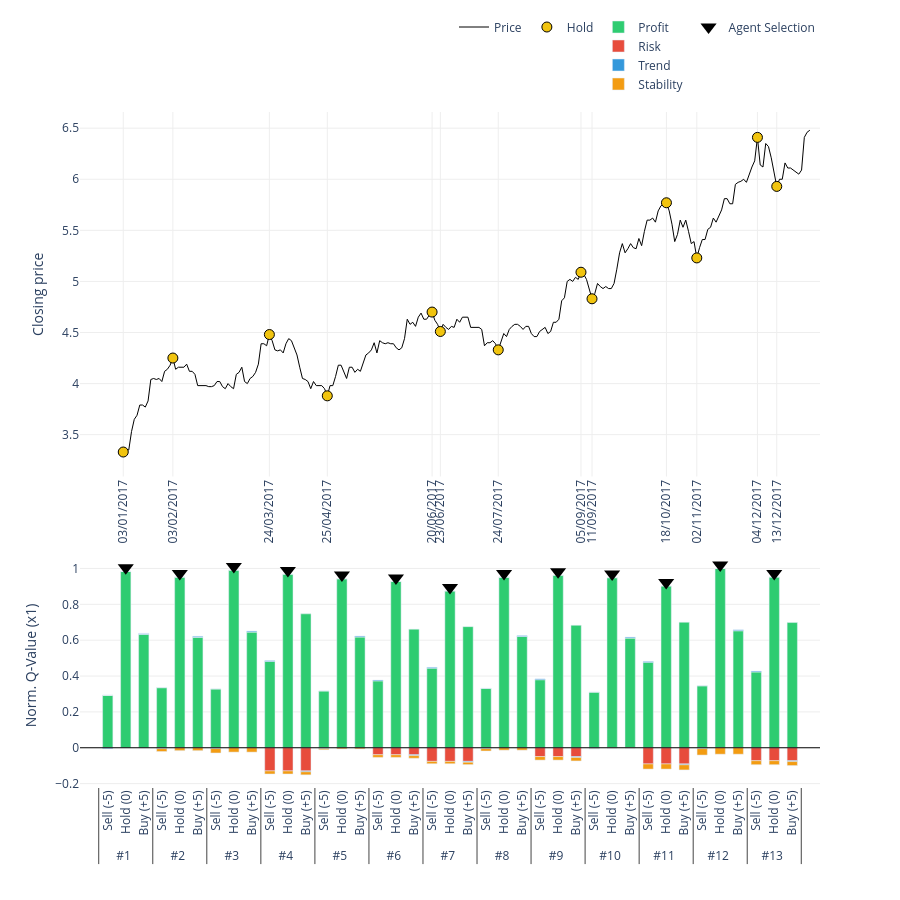

Notebook cell for this chart:
### Code cell
# Xuất biểu đồ cho agent ACB ra file PNG
fig_acb = plot_agent_reasoning_minimalist(
    ticker='ACB',
    df_price=df_processed_test_ACB,
    actions=actions_ACB,
    q_history=q_values_history_ACB,
    critical_indices=index_list_ACB,
    scale=1
)

# Lưu file PNG
output_path_acb = 'D:\\nckh\\SARSA_FinancialRL\\SARSA_FinancialRL\\Graph+Pic\\RDX_ACB_2013_2017.png'
fig_acb.write_image(output_path_acb, format='png', width=1400, height=900, scale=1)
print(f"✓ Đã xuất hình ảnh ACB tại: {output_path_acb}")

# Hiển thị figure
fig_acb.show()

### Figure 1 — Plotly figure (JSON) as saved in the notebook; plotly's stock layout.template omitted (floating-point values rounded to 4 significant figures; data arrays with more than 128 entries replaced by an {"elided": "..."} marker saying what was removed)
{"data": [{"hoverinfo": "x+y", "line": {"color": "black", "width": 1}, "mode": "lines", "name": "Price", "type": "scatter", "x": {"elided": "250 str values"}, "xaxis": "x", "y": {"elided": "250 float values"}, "yaxis": "y"}, {"marker": {"color": "green", "line": {"color": "black", "width": 1}, "size": 14, "symbol": "triangle-up"}, "mode": "markers", "name": "Buy", "type": "scatter", "x": [], "xaxis": "x", "y": [], "yaxis": "y"}, {"marker": {"color": "red", "line": {"color": "black", "width": 1}, "size": 14, "symbol": "triangle-down"}, "mode": "markers", "name": "Sell", "type": "scatter", "x": [], "xaxis": "x", "y": [], "yaxis": "y"}, {"marker": {"color": "#f1c40f", "line": {"color": "black", "width": 1}, "size": 10, "symbol": "circle"}, "mode": "markers", "name": "Hold", "type": "scatter", "x": ["03/01/2017", "03/02/2017", "24/03/2017", "25/04/2017", "20/06/2017", "23/06/2017", "24/07/2017", "05/09/2017", "11/09/2017", "18/10/2017", "02/11/2017", "04/12/2017", "13/12/2017"], "xaxis": "x", "y": [3.33, 4.25, 4.48, 3.88, 4.7, 4.51, 4.33, 5.09, 4.83, 5.77, 5.23, 6.41, 5.93], "yaxis": "y"}, {"legendgroup": "comp", "marker": {"color": "#2ecc71"}, "name": "Profit", "type": "bar", "x": [["#1", "#1", "#1", "#2", "#2", "#2", "#3", "#3", "#3", "#4", "#4", "#4", "#5", "#5", "#5", "#6", "#6", "#6", "#7", "#7", "#7", "#8", "#8", "#8", "#9", "#9", "#9", "#10", "#10", "#10", "#11", "#11", "#11", "#12", "#12", "#12", "#13", "#13", "#13"], ["Sell (-5)", "Hold (0)", "Buy (+5)", "Sell (-5)", "Hold (0)", "Buy (+5)", "Sell (-5)", "Hold (0)", "Buy (+5)", "Sell (-5)", "Hold (0)", "Buy (+5)", "Sell (-5)", "Hold (0)", "Buy (+5)", "Sell (-5)", "Hold (0)", "Buy (+5)", "Sell (-5)", "Hold (0)", "Buy (+5)", "Sell (-5)", "Hold (0)", "Buy (+5)", "Sell (-5)", "Hold (0)", "Buy (+5)", "Sell (-5)", "Hold (0)", "Buy (+5)", "Sell (-5)", "Hold (0)", "Buy (+5)", "Sell (-5)", "Hold (0)", "Buy (+5)", "Sell (-5)", "Hold (0)", "Buy (+5)"]], "xaxis": "x2", "y": [0.293, 0.9839, 0.6333, 0.3353, 0.9523, 0.6169, 0.3281, 0.9915, 0.6462, 0.4814, 0.9682, 0.7469, 0.3169, 0.9433, 0.6188, 0.373, 0.9275, 0.6615, 0.4438, 0.8746, 0.6756, 0.3313, 0.9514, 0.6208, 0.3794, 0.9623, 0.683, 0.3101, 0.9491, 0.6125, 0.4765, 0.9025, 0.7, 0.3458, 1, 0.6531, 0.4226, 0.9518, 0.6984], "yaxis": "y2"}, {"legendgroup": "comp", "marker": {"color": "#e74c3c"}, "name": "Risk", "type": "bar", "x": [["#1", "#1", "#1", "#2", "#2", "#2", "#3", "#3", "#3", "#4", "#4", "#4", "#5", "#5", "#5", "#6", "#6", "#6", "#7", "#7", "#7", "#8", "#8", "#8", "#9", "#9", "#9", "#10", "#10", "#10", "#11", "#11", "#11", "#12", "#12", "#12", "#13", "#13", "#13"], ["Sell (-5)", "Hold (0)", "Buy (+5)", "Sell (-5)", "Hold (0)", "Buy (+5)", "Sell (-5)", "Hold (0)", "Buy (+5)", "Sell (-5)", "Hold (0)", "Buy (+5)", "Sell (-5)", "Hold (0)", "Buy (+5)", "Sell (-5)", "Hold (0)", "Buy (+5)", "Sell (-5)", "Hold (0)", "Buy (+5)", "Sell (-5)", "Hold (0)", "Buy (+5)", "Sell (-5)", "Hold (0)", "Buy (+5)", "Sell (-5)", "Hold (0)", "Buy (+5)", "Sell (-5)", "Hold (0)", "Buy (+5)", "Sell (-5)", "Hold (0)", "Buy (+5)", "Sell (-5)", "Hold (0)", "Buy (+5)"]], "xaxis": "x2", "y": [0, 0, 0, 0, 0, 0, 0, 0, 0, -0.1292, -0.1292, -0.1292, 0, 0, 0, -0.039, -0.039, -0.039, -0.07595, -0.07595, -0.07595, 0, 0, 0, -0.04928, -0.04928, -0.04928, 0, 0, 0, -0.09029, -0.09029, -0.09029, 0, 0, 0, -0.07224, -0.07224, -0.07224], "yaxis": "y2"}, {"legendgroup": "comp", "marker": {"color": "#3498db"}, "name": "Trend", "type": "bar", "x": [["#1", "#1", "#1", "#2", "#2", "#2", "#3", "#3", "#3", "#4", "#4", "#4", "#5", "#5", "#5", "#6", "#6", "#6", "#7", "#7", "#7", "#8", "#8", "#8", "#9", "#9", "#9", "#10", "#10", "#10", "#11", "#11", "#11", "#12", "#12", "#12", "#13", "#13", "#13"], ["Sell (-5)", "Hold (0)", "Buy (+5)", "Sell (-5)", "Hold (0)", "Buy (+5)", "Sell (-5)", "Hold (0)", "Buy (+5)", "Sell (-5)", "Hold (0)", "Buy (+5)", "Sell (-5)", "Hold (0)", "Buy (+5)", "Sell (-5)", "Hold (0)", "Buy (+5)", "Sell (-5)", "Hold (0)", "Buy (+5)", "Sell (-5)", "Hold (0)", "Buy (+5)", "Sell (-5)", "Hold (0)", "Buy (+5)", "Sell (-5)", "Hold (0)", "Buy (+5)", "Sell (-5)", "Hold (0)", "Buy (+5)", "Sell (-5)", "Hold (0)", "Buy (+5)", "Sell (-5)", "Hold (0)", "Buy (+5)"]], "xaxis": "x2", "y": [-0.004824, 0, 0.004824, -0.004824, 0, 0.004824, -0.004824, 0, 0.004824, 0.004824, 0, -0.004824, -0.004824, 0, 0.004824, 0.004824, 0, -0.004824, 0.004824, 0, -0.004824, -0.004824, 0, 0.004824, 0.004824, 0, -0.004824, -0.004824, 0, 0.004824, 0.004824, 0, -0.004824, -0.004824, 0, 0.004824, 0.004824, 0, -0.004824], "yaxis": "y2"}, {"legendgroup": "comp", "marker": {"color": "#f39c12"}, "name": "Stability", "type": "bar", "x": [["#1", "#1", "#1", "#2", "#2", "#2", "#3", "#3", "#3", "#4", "#4", "#4", "#5", "#5", "#5", "#6", "#6", "#6", "#7", "#7", "#7", "#8", "#8", "#8", "#9", "#9", "#9", "#10", "#10", "#10", "#11", "#11", "#11", "#12", "#12", "#12", "#13", "#13", "#13"], ["Sell (-5)", "Hold (0)", "Buy (+5)", "Sell (-5)", "Hold (0)", "Buy (+5)", "Sell (-5)", "Hold (0)", "Buy (+5)", "Sell (-5)", "Hold (0)", "Buy (+5)", "Sell (-5)", "Hold (0)", "Buy (+5)", "Sell (-5)", "Hold (0)", "Buy (+5)", "Sell (-5)", "Hold (0)", "Buy (+5)", "Sell (-5)", "Hold (0)", "Buy (+5)", "Sell (-5)", "Hold (0)", "Buy (+5)", "Sell (-5)", "Hold (0)", "Buy (+5)", "Sell (-5)", "Hold (0)", "Buy (+5)", "Sell (-5)", "Hold (0)", "Buy (+5)", "Sell (-5)", "Hold (0)", "Buy (+5)"]], "xaxis": "x2", "y": [0, 0, 0, -0.01616, -0.01616, -0.01616, -0.02428, -0.02428, -0.02428, -0.0171, -0.0171, -0.0171, -0.006197, -0.006197, -0.006197, -0.01474, -0.01474, -0.01474, -0.01319, -0.01319, -0.01319, -0.01345, -0.01345, -0.01345, -0.01957, -0.01957, -0.01957, -0.001675, -0.001675, -0.001675, -0.02864, -0.02864, -0.02864, -0.0359, -0.0359, -0.0359, -0.02225, -0.02225, -0.02225], "yaxis": "y2"}, {"marker": {"color": "black", "size": 14, "symbol": "triangle-down"}, "mode": "markers", "name": "Agent Selection", "showlegend": true, "type": "scatter", "x": [["#1", "#2", "#3", "#4", "#5", "#6", "#7", "#8", "#9", "#10", "#11", "#12", "#13"], ["Hold (0)", "Hold (0)", "Hold (0)", "Hold (0)", "Hold (0)", "Hold (0)", "Hold (0)", "Hold (0)", "Hold (0)", "Hold (0)", "Hold (0)", "Hold (0)", "Hold (0)"]], "xaxis": "x2", "y": [1.004, 0.9723, 1.012, 0.9882, 0.9633, 0.9475, 0.8946, 0.9714, 0.9823, 0.9691, 0.9225, 1.02, 0.9718], "yaxis": "y2"}], "layout": {"bargap": 0.4, "bargroupgap": 0.05, "barmode": "relative", "height": 900, "legend": {"orientation": "h", "x": 1, "xanchor": "right", "y": 1.02, "yanchor": "bottom"}, "plot_bgcolor": "white", "shapes": [{"line": {"color": "black", "dash": "solid", "width": 1}, "type": "line", "x0": 0, "x1": 1, "xref": "x2 domain", "y0": 0, "y1": 0, "yref": "y2"}], "showlegend": true, "xaxis": {"anchor": "y", "domain": [0, 1], "gridcolor": "#eee", "rangeslider": {"visible": false}, "showgrid": true, "tickangle": -90, "tickmode": "array", "ticktext": ["03/01/2017", "03/02/2017", "24/03/2017", "25/04/2017", "20/06/2017", "23/06/2017", "24/07/2017", "05/09/2017", "11/09/2017", "18/10/2017", "02/11/2017", "04/12/2017", "13/12/2017"], "tickvals": ["03/01/2017", "03/02/2017", "24/03/2017", "25/04/2017", "20/06/2017", "23/06/2017", "24/07/2017", "05/09/2017", "11/09/2017", "18/10/2017", "02/11/2017", "04/12/2017", "13/12/2017"]}, "xaxis2": {"anchor": "y2", "domain": [0, 1], "showticklabels": true, "tickangle": -90, "title": {"text": ""}, "type": "multicategory"}, "yaxis": {"anchor": "x", "domain": [0.46, 1], "gridcolor": "#eee", "showgrid": true, "title": {"text": "Closing price"}}, "yaxis2": {"anchor": "x2", "domain": [0, 0.36], "gridcolor": "#eee", "showgrid": true, "title": {"text": "Norm. Q-Value (x1)"}}}}
